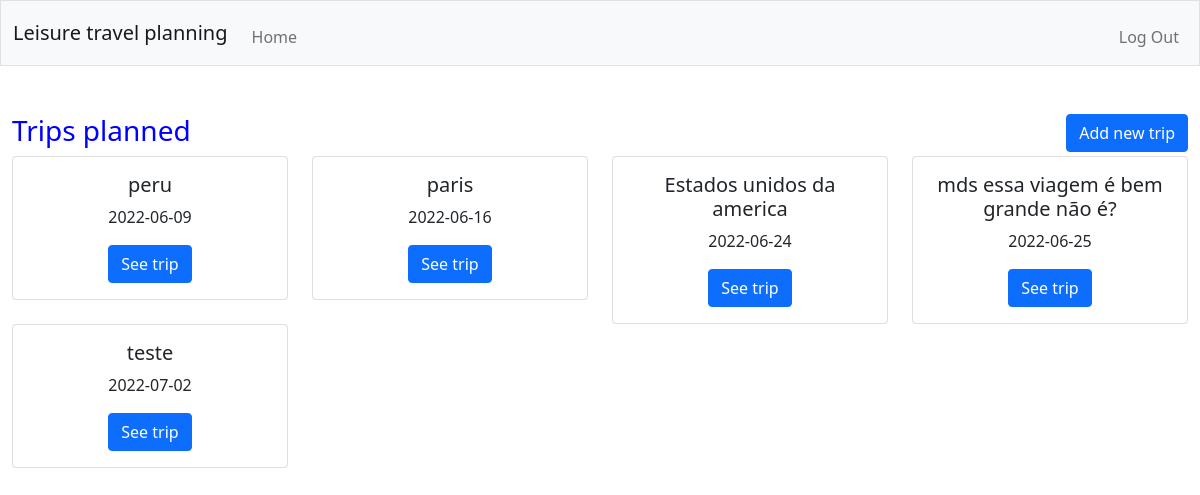
The page / (signed in) on the database its author committed.
### tables this page shows
CREATE TABLE trips (id INTEGER PRIMARY KEY AUTOINCREMENT NOT NULL, user_id INTEGER, title TEXT NOT NULL, date DATETIME);

### app.py (the view)
@app.route("/")
@login_required
def index():
    user_id = session["user_id"]
    trips = db.execute("SELECT * FROM trips WHERE user_id= ?", user_id)
    return render_template("index.html", trips = trips)

### app.py (called while the page is built)
@app.after_request
def after_request(response):
    response.headers["Cache-Control"] = "no-cache, no-store, must-revalidate"
    response.headers["Expires"] = 0
    response.headers["Pragma"] = "no-cache"
    return response

### helpers.py (called while the page is built)
def login_required(f):
    @wraps(f)
    def decorated_function(*args, **kwargs):
        if session.get("user_id") is None:
            return redirect("/login")
        return f(*args, **kwargs)
    return decorated_function

### templates/index.html (shortened to what this page needs)
{% extends "layout.html" %}
{% block main %}
<div>
  <div class="row justify-content-between">
    <div style="text-align:left" class="col-sm-6">
        <h3 style="color:blue" >Trips planned</h3>
    </div>
    <div style="text-align:right" class="col-sm-6">
        <button type="button" class="btn btn-primary" data-bs-toggle="modal" data-bs-target="#exampleModal">
        Add new trip
        </button>
    </div>
  </div>
</div>
<div class="row">
{% for row in trips %}
  <div class="col-sm-3">
    <div class="card">
      <div class="card-body">
        <h5 class="card-title">{{ row["title"] }}</h5>
        <p class="card-text">{{ row["date"] }} </p>
        <a href="/trip/{{row['id']}}" class="btn btn-primary">See trip</a>
      </div>
    </div>
  </div>
{% endfor %}
</div>
{% endblock %}

### rows shown on the page
trips: title "peru", date "2022-06-09"
trips: title "paris", date "2022-06-16"
trips: title "Estados unidos da america", date "2022-06-24"
trips: title "mds essa viagem é bem grande não é?", date "2022-06-25"
trips: title "teste", date "2022-07-02"
